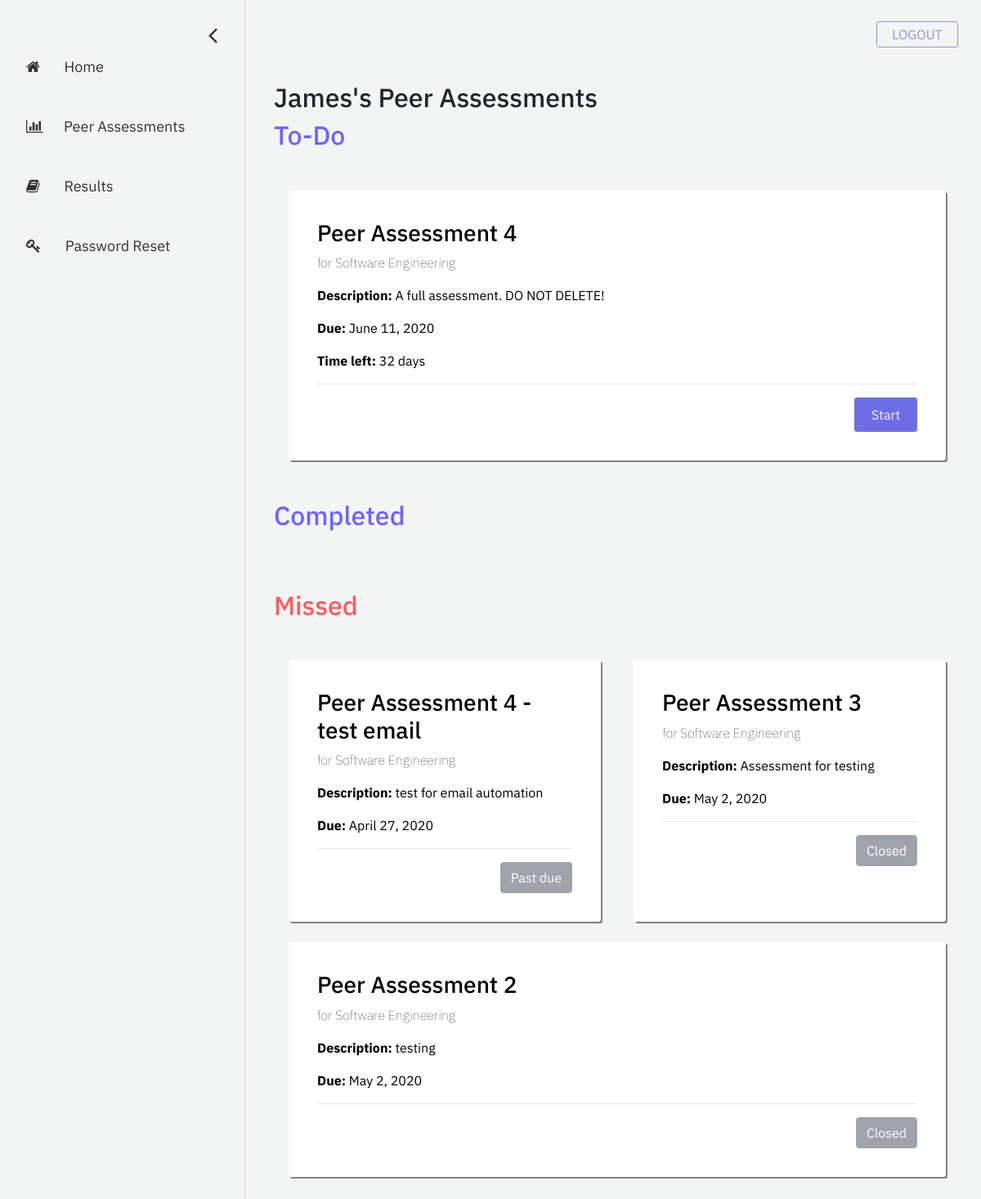
Screenshot of /student/peer-assessments (signed in) with the database file from the repository.
### account/models.py (models this page shows, shortened)
class User(AbstractBaseUser, PermissionsMixin):
    email = models.EmailField(
        verbose_name=_('email address'), max_length=255, unique=True
    )
    first_name = models.CharField(_('first name'), max_length=30, blank=True)
    last_name = models.CharField(_('last name'), max_length=150, blank=True)
    eagle_id = models.CharField(max_length = 8, unique=True)
    is_student = models.BooleanField(
        _('student status'),
        default=False,
        help_text=_(
            'Shows whether this user is a student. '
        ),
    )
    is_instructor = models.BooleanField(
        _('instructor status'),
        default=False,
        help_text=_(
            'Shows whether this user is a instructor. '
        ),
    )
    is_active = models.BooleanField(
        _('active'),
        default=True,
        help_text=_(
            'Designates whether this user should be treated as active. '
            'Unselect this instead of deleting accounts.'
        ),
    )
    is_staff = models.BooleanField(
        _('admin status'),
        default=False,
        help_text=_(
            'Designates whether the user can log into this admin site.'
        ),
    )
    date_joined = models.DateTimeField(
        _('date joined'), default=timezone.now
    )
    objects = UserManager()
    USERNAME_FIELD = 'email'
    REQUIRED_FIELDS = ['first_name', 'last_name', 'eagle_id', 'is_student', 'is_instructor']

### assessment/models.py (models this page shows, shortened)
class Assessment(models.Model):
    name = models.CharField("assessment name", max_length=255)
    description = models.TextField("description", max_length=512, blank=True)
    date_created = models.DateTimeField("date created", auto_now_add=True)
    start_date = models.DateField("start date")
    end_date = models.DateField("end date")
    open_status = models.BooleanField("open status", default=True)
    course = models.ForeignKey(Course, on_delete=models.CASCADE) # the course that this peer review belongs to
    questions = models.ManyToManyField(Question) # a set of Questions under this assessment
    result_sets = models.ManyToManyField(Result_set) # a set of Result_sets under this assessment
    completed_students = models.ManyToManyField(User, related_name="completed_students") # a set of Users who have completed this assessment
    def time_left(self):
        time = str(self.end_date - datetime.datetime.now().date())
        return time[:time.find(',')]
    def is_missed(self):
        time = str(self.end_date - datetime.datetime.now().date())
        if time[0] == '-':
            return True
        return False
    def is_open(self):
        return self.open_status

### registration/models.py (models this page shows, shortened)
class Course(models.Model):
    course_name = models.CharField("course name", max_length=60)
    course_code = models.IntegerField("course code")
    section_number = models.SmallIntegerField("section number")
    year = models.SmallIntegerField("year of realization")
    semester_choices = (
        ('S', 'Spring'),
        ('F', 'Fall'),
    )
    semester = models.CharField("semester of realization", max_length = 1, choices = semester_choices)
    professors = models.ManyToManyField(User)
    students = models.ManyToManyField(User, related_name="students")

### eval_student/views.py (the view)
# urls.py: path('peer-assessments', views.peer_assessments, name='peer-assessments'),
def peer_assessments(request):
    assessment_list = Assessment.objects.all()
    filtered_list = []
    for i in assessment_list:
       print(i.start_date)
       if request.user in i.course.students.all():
           filtered_list.append(i)
    context = {
        'assessment_list': filtered_list,
    }
    return render(request, 'eval_student/peer-assessments.html', context=context)

### eval_student/templates/eval_student/peer-assessments.html (shortened to what this page needs)
{% extends 'eval_student/base-sidebar.html'%}
{% load eval_student_extras %}
{% load static %}
{% block content%}
<div id="main">
	<div class="container">
		<h2>{{ user.first_name }}'s Peer Assessments</h2>
	</div>
	<div class="container">
		<h2 style="color: #6C63FF; margin-bottom: 0;">To-Do</h2>
		{% if assessment_list|length > 0 %}
			<div class="row">
				{% for assessment in assessment_list %}
					{% if not assessment.is_missed and request.user not in assessment.completed_students.all and assessment.is_open %}
						<div class="col grid-box">
							<h3> {{ assessment.name }} </h3>
							<p style="font-weight: 20;"> for {{ assessment.course.course_name }}</p>
							{% if assessment.description != '' %}
								<p><b>Description:</b> {{ assessment.description }}</p>
							{% else %}
								<p><b>Description:</b> No assessment description</p>
							{% endif %}
							<p> <b>Due:</b> {{ assessment.end_date }}</p>
							<p> <b>Time left:</b> {{ assessment.time_left }}</p>
							<hr>
							<form>
								<button formaction="{% url 'answer-assessment' assessment_id=assessment.id %}" class="btn btn-primary buttons purple float-right">Start</button>
							</form>
						</div>
					{% endif %}
				{% endfor %}
			</div>
		{% else %}
			<p>No peer assessment available.</p>
		{% endif %}
	</div>
	<div class="container">
		<h2 style="color: #6C63FF; margin-bottom: 0;">Completed</h2>
			{% if assessment_list|length > 0 %}
				<div class="row">
				</div>
			{% else %}
				<p>No peer assessment available.</p>
			{% endif %}
	</div>
	<div class="container">
		<h2 style="color: rgb(255, 91, 92); margin-bottom: 0;">Missed</h2>
			{% if assessment_list|length > 0 %}
				<div class="row">
					{% for assessment in assessment_list %}
						{% if assessment.is_missed %}
							<div class="col grid-box">
								<h3> {{ assessment.name }} </h3>
								<p style="font-weight: 20;"> for {{ assessment.course.course_name }}</p>
								{% if assessment.description != '' %}
									<p><b>Description:</b> {{ assessment.description }}</p>
								{% else %}
									<p><b>Description:</b> No assessment description</p>
								{% endif %}
								<p> <b>Due:</b> {{ assessment.end_date }}</p>
								<hr>
								{% if not assessment.is_open %}
									<button type="button" class="btn btn-secondary float-right" disabled>Closed</button>
								{% else %}
									<button type="button" class="btn btn-secondary float-right" disabled>Past due</button>
								{% endif %}
							</div>
						{% endif %}
					{% endfor %}
				</div>
			{% else %}
				<p>No peer assessment available.</p>
			{% endif %}
	</div>
</div>
{% endblock %}

### eval_student/static/eval_student/css/base-sidebar.css (style rules this page uses)
body { font-family: 'IBM Plex Sans', sans-serif; background-color: #f3f4f4; }
#main { transition: margin-left .5s; padding: 20px; }
.row { position: relative; top: 20px; padding: 8px; margin-top: 10px; margin-bottom: 45px; }
.col { position: relative; width: 60px; background-color: white; padding: 8px; margin-left: 25px; margin-right: 25px; border-radius: 3px; box-shadow: 0.5px 0.5px; }
.buttons { -webkit-border-radius: 3px; -moz-border-radius: 3px; border-radius: 3px; line-height: 0px; color: #f3f4f4; padding: 20px; display: inline-block; cursor: pointer; text-align: center; text-decoration: none; }
.purple { border: 1px solid #6f6de5; background-color: #6f6de5; }

### eval_student/static/eval_student/css/peer-assessments.css (style rules this page uses)
.grid-box { width: 98% !important; background-color: white; color: black; padding: 35px; margin-top: 10px; margin-right: 15px; margin-bottom: 15px; border-radius: 3px; box-shadow: 2px 2px grey; }

### rows the page displays
User: first_name "James"
Assessment: name "Peer Assessment 4", course.course_name "Software Engineering", description "A full assessment. DO NOT DELETE!", end_date "June 11, 2020", time_left "32 days"
Assessment: name "Peer Assessment 4 - test email", course.course_name "Software Engineering", description "test for email automation", end_date "April 27, 2020", open_status "Past due"
Assessment: name "Peer Assessment 3", course.course_name "Software Engineering", description "Assessment for testing", end_date "May 2, 2020", open_status "Closed"
Assessment: name "Peer Assessment 2", course.course_name "Software Engineering", description "testing", end_date "May 2, 2020", open_status "Closed"
